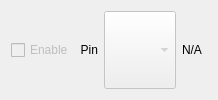
     <widget class="QWidget" name="tabTachometer">
      <attribute name="title">
       <string>Tachometer</string>
      </attribute>
      <layout class="QGridLayout" name="gridLayout_11">
       <item row="0" column="2">
        <widget class="ArduinoPinCombobox" name="comboBoxTachometerPin">
         <property name="enabled">
          <bool>false</bool>
         </property>
         <property name="sizePolicy">
          <sizepolicy hsizetype="Minimum" vsizetype="Minimum">
           <horstretch>0</horstretch>
           <verstretch>0</verstretch>
          </sizepolicy>
         </property>
        </widget>
       </item>
       <item row="0" column="0">
        <widget class="QCheckBox" name="checkBoxTachometer">
         <property name="enabled">
          <bool>false</bool>
         </property>
         <property name="sizePolicy">
          <sizepolicy hsizetype="Minimum" vsizetype="Minimum">
           <horstretch>0</horstretch>
           <verstretch>0</verstretch>
          </sizepolicy>
         </property>
         <property name="text">
          <string>Enable</string>
         </property>
        </widget>
       </item>
       <item row="0" column="1">
        <widget class="QLabel" name="label_5">
         <property name="sizePolicy">
          <sizepolicy hsizetype="Minimum" vsizetype="Minimum">
           <horstretch>0</horstretch>
           <verstretch>0</verstretch>
          </sizepolicy>
         </property>
         <property name="text">
          <string>Pin</string>
         </property>
         <property name="alignment">
          <set>Qt::AlignRight|Qt::AlignTrailing|Qt::AlignVCenter</set>
         </property>
        </widget>
       </item>
       <item row="0" column="4">
        <spacer name="horizontalSpacer_10">
         <property name="sizePolicy">
          <sizepolicy hsizetype="Expanding" vsizetype="Minimum">
           <horstretch>0</horstretch>
           <verstretch>0</verstretch>
          </sizepolicy>
         </property>
         <property name="orientation">
          <enum>Qt::Horizontal</enum>
         </property>
         <property name="sizeType">
          <enum>QSizePolicy::Expanding</enum>
         </property>
         <property name="sizeHint" stdset="0">
          <size>
           <width>5</width>
           <height>5</height>
          </size>
         </property>
        </spacer>
       </item>
       <item row="0" column="3">
        <widget class="QLabel" name="labelTachiometerValue">
         <property name="sizePolicy">
          <sizepolicy hsizetype="Minimum" vsizetype="Minimum">
           <horstretch>0</horstretch>
           <verstretch>0</verstretch>
          </sizepolicy>
         </property>
         <property name="text">
          <string>N/A</string>
         </property>
        </widget>
       </item>
      </layout>
     </widget>
